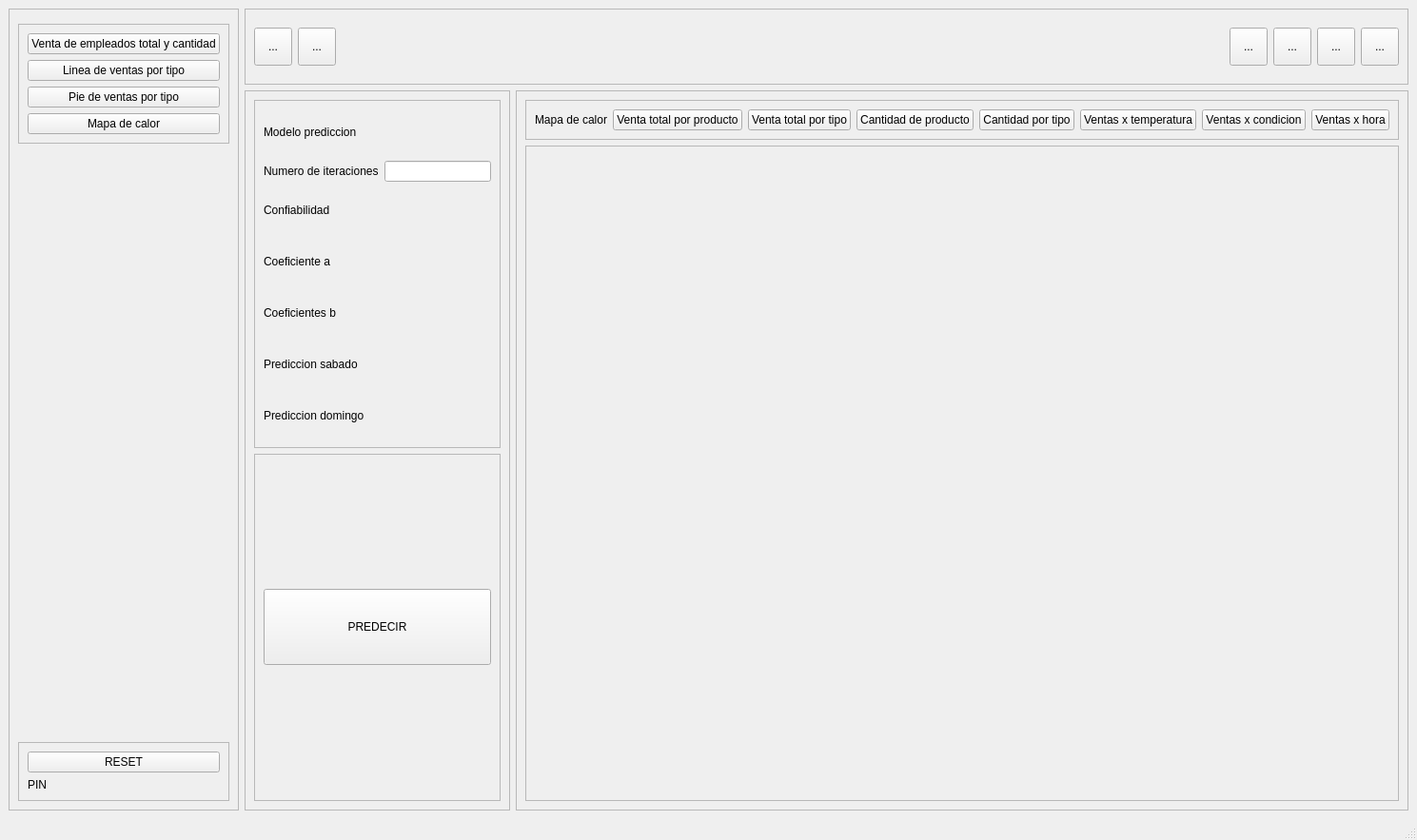
<?xml version="1.0" encoding="UTF-8"?>
<ui version="4.0">
 <class>MainWindow</class>
 <widget class="QMainWindow" name="MainWindow">
  <property name="geometry">
   <rect>
    <x>0</x>
    <y>0</y>
    <width>1489</width>
    <height>883</height>
   </rect>
  </property>
  <property name="windowTitle">
   <string>MainWindow</string>
  </property>
  <property name="styleSheet">
   <string notr="true"/>
  </property>
  <widget class="QWidget" name="centralwidget">
   <layout class="QGridLayout" name="gridLayout" rowstretch="2,19" columnstretch="5,8,21">
    <item row="0" column="1" colspan="2">
     <widget class="QFrame" name="frame_tool">
      <property name="frameShape">
       <enum>QFrame::StyledPanel</enum>
      </property>
      <property name="frameShadow">
       <enum>QFrame::Raised</enum>
      </property>
      <layout class="QHBoxLayout" name="horizontalLayout_2">
       <item>
        <widget class="QToolButton" name="boto_menu">
         <property name="minimumSize">
          <size>
           <width>40</width>
           <height>40</height>
          </size>
         </property>
         <property name="maximumSize">
          <size>
           <width>40</width>
           <height>40</height>
          </size>
         </property>
         <property name="text">
          <string>...</string>
         </property>
        </widget>
       </item>
       <item>
        <widget class="QToolButton" name="boto_tool">
         <property name="minimumSize">
          <size>
           <width>40</width>
           <height>40</height>
          </size>
         </property>
         <property name="maximumSize">
          <size>
           <width>40</width>
           <height>40</height>
          </size>
         </property>
         <property name="text">
          <string>...</string>
         </property>
        </widget>
       </item>
       <item>
        <spacer name="horizontalSpacer">
         <property name="orientation">
          <enum>Qt::Horizontal</enum>
         </property>
         <property name="sizeHint" stdset="0">
          <size>
           <width>40</width>
           <height>20</height>
          </size>
         </property>
        </spacer>
       </item>
       <item>
        <widget class="QToolButton" name="boto_min">
         <property name="minimumSize">
          <size>
           <width>40</width>
           <height>40</height>
          </size>
         </property>
         <property name="maximumSize">
          <size>
           <width>40</width>
           <height>40</height>
          </size>
         </property>
         <property name="text">
          <string>...</string>
         </property>
        </widget>
       </item>
       <item>
        <widget class="QToolButton" name="boto_restaurar">
         <property name="minimumSize">
          <size>
           <width>40</width>
           <height>40</height>
          </size>
         </property>
         <property name="maximumSize">
          <size>
           <width>40</width>
           <height>40</height>
          </size>
         </property>
         <property name="text">
          <string>...</string>
         </property>
        </widget>
       </item>
       <item>
        <widget class="QToolButton" name="boto_max">
         <property name="minimumSize">
          <size>
           <width>40</width>
           <height>40</height>
          </size>
         </property>
         <property name="maximumSize">
          <size>
           <width>40</width>
           <height>40</height>
          </size>
         </property>
         <property name="text">
          <string>...</string>
         </property>
        </widget>
       </item>
       <item>
        <widget class="QToolButton" name="boto_cerrar">
         <property name="minimumSize">
          <size>
           <width>40</width>
           <height>40</height>
          </size>
         </property>
         <property name="text">
          <string>...</string>
         </property>
        </widget>
       </item>
      </layout>
     </widget>
    </item>
    <item row="0" column="0" rowspan="2">
     <widget class="QFrame" name="frame_barra_menu">
      <property name="frameShape">
       <enum>QFrame::StyledPanel</enum>
      </property>
      <property name="frameShadow">
       <enum>QFrame::Raised</enum>
      </property>
      <layout class="QVBoxLayout" name="verticalLayout">
       <item>
        <widget class="QFrame" name="frame_13">
         <property name="frameShape">
          <enum>QFrame::StyledPanel</enum>
         </property>
         <property name="frameShadow">
          <enum>QFrame::Raised</enum>
         </property>
        </widget>
       </item>
       <item>
        <widget class="QFrame" name="frame_5">
         <property name="frameShape">
          <enum>QFrame::StyledPanel</enum>
         </property>
         <property name="frameShadow">
          <enum>QFrame::Raised</enum>
         </property>
         <layout class="QVBoxLayout" name="verticalLayout_2">
          <item>
           <widget class="QPushButton" name="boto_men1">
            <property name="text">
             <string>Venta de empleados total y cantidad</string>
            </property>
           </widget>
          </item>
          <item>
           <widget class="QPushButton" name="boto_men2">
            <property name="text">
             <string>Linea de ventas por tipo</string>
            </property>
           </widget>
          </item>
          <item>
           <widget class="QPushButton" name="boto_men3">
            <property name="text">
             <string>Pie de ventas por tipo</string>
            </property>
           </widget>
          </item>
          <item>
           <widget class="QPushButton" name="boto_men4">
            <property name="text">
             <string>Mapa de calor</string>
            </property>
           </widget>
          </item>
         </layout>
        </widget>
       </item>
       <item>
        <spacer name="verticalSpacer">
         <property name="orientation">
          <enum>Qt::Vertical</enum>
         </property>
         <property name="sizeHint" stdset="0">
          <size>
           <width>20</width>
           <height>40</height>
          </size>
         </property>
        </spacer>
       </item>
       <item>
        <widget class="QFrame" name="frame_4">
         <property name="frameShape">
          <enum>QFrame::StyledPanel</enum>
         </property>
         <property name="frameShadow">
          <enum>QFrame::Raised</enum>
         </property>
         <layout class="QVBoxLayout" name="verticalLayout_3">
          <item>
           <widget class="QPushButton" name="pushButton_4">
            <property name="text">
             <string>RESET</string>
            </property>
            <property name="icon">
             <iconset>
              <normaloff>gif/cait.gif</normaloff>gif/cait.gif</iconset>
            </property>
            <property name="iconSize">
             <size>
              <width>120</width>
              <height>120</height>
             </size>
            </property>
           </widget>
          </item>
          <item>
           <widget class="QLabel" name="label">
            <property name="text">
             <string>PIN</string>
            </property>
           </widget>
          </item>
         </layout>
        </widget>
       </item>
      </layout>
     </widget>
    </item>
    <item row="1" column="2">
     <widget class="QFrame" name="frame_2">
      <property name="frameShape">
       <enum>QFrame::StyledPanel</enum>
      </property>
      <property name="frameShadow">
       <enum>QFrame::Raised</enum>
      </property>
      <layout class="QVBoxLayout" name="verticalLayout_4">
       <property name="spacing">
        <number>0</number>
       </property>
       <property name="leftMargin">
        <number>0</number>
       </property>
       <property name="topMargin">
        <number>0</number>
       </property>
       <property name="rightMargin">
        <number>0</number>
       </property>
       <property name="bottomMargin">
        <number>0</number>
       </property>
       <item>
        <widget class="QStackedWidget" name="stackedWidget">
         <property name="currentIndex">
          <number>3</number>
         </property>
         <widget class="QWidget" name="page">
          <layout class="QGridLayout" name="gridLayout_2">
           <item row="0" column="0" rowspan="2">
            <widget class="QFrame" name="frame_7">
             <property name="frameShape">
              <enum>QFrame::StyledPanel</enum>
             </property>
             <property name="frameShadow">
              <enum>QFrame::Raised</enum>
             </property>
             <layout class="QVBoxLayout" name="verticalLayout_6">
              <item>
               <widget class="PlotWidget" name="widget_1" native="true"/>
              </item>
             </layout>
            </widget>
           </item>
           <item row="0" column="1" rowspan="2">
            <widget class="QFrame" name="frame_6">
             <property name="frameShape">
              <enum>QFrame::StyledPanel</enum>
             </property>
             <property name="frameShadow">
              <enum>QFrame::Raised</enum>
             </property>
             <layout class="QVBoxLayout" name="verticalLayout_7">
              <item>
               <widget class="PlotWidget" name="widget_2" native="true"/>
              </item>
             </layout>
            </widget>
           </item>
          </layout>
         </widget>
         <widget class="QWidget" name="page_3">
          <layout class="QVBoxLayout" name="verticalLayout_12">
           <item>
            <widget class="QFrame" name="frame">
             <property name="frameShape">
              <enum>QFrame::StyledPanel</enum>
             </property>
             <property name="frameShadow">
              <enum>QFrame::Raised</enum>
             </property>
             <layout class="QGridLayout" name="gridLayout_4">
              <item row="0" column="1">
               <widget class="PlotWidget" name="widget" native="true"/>
              </item>
              <item row="1" column="1">
               <widget class="PlotWidget" name="widget_3" native="true"/>
              </item>
              <item row="0" column="0" rowspan="2">
               <widget class="QChartView" name="widget_8" native="true"/>
              </item>
             </layout>
            </widget>
           </item>
          </layout>
         </widget>
         <widget class="QWidget" name="page_2">
          <layout class="QHBoxLayout" name="horizontalLayout_4">
           <item>
            <widget class="QFrame" name="frame_3">
             <property name="frameShape">
              <enum>QFrame::StyledPanel</enum>
             </property>
             <property name="frameShadow">
              <enum>QFrame::Raised</enum>
             </property>
             <layout class="QGridLayout" name="gridLayout_6" rowstretch="2,6" rowminimumheight="0,0" columnminimumwidth="0,0,0">
              <item row="0" column="1">
               <widget class="QFrame" name="frame_17">
                <property name="frameShape">
                 <enum>QFrame::StyledPanel</enum>
                </property>
                <property name="frameShadow">
                 <enum>QFrame::Raised</enum>
                </property>
                <layout class="QVBoxLayout" name="verticalLayout_9">
                 <item>
                  <widget class="PlotWidget" name="widget_5" native="true"/>
                 </item>
                </layout>
               </widget>
              </item>
              <item row="1" column="0" colspan="3">
               <widget class="QFrame" name="frame_16">
                <property name="frameShape">
                 <enum>QFrame::StyledPanel</enum>
                </property>
                <property name="frameShadow">
                 <enum>QFrame::Raised</enum>
                </property>
                <layout class="QVBoxLayout" name="verticalLayout_11">
                 <item>
                  <widget class="PlotWidget" name="widget_7" native="true"/>
                 </item>
                </layout>
               </widget>
              </item>
              <item row="0" column="2">
               <widget class="QFrame" name="frame_15">
                <property name="frameShape">
                 <enum>QFrame::StyledPanel</enum>
                </property>
                <property name="frameShadow">
                 <enum>QFrame::Raised</enum>
                </property>
                <layout class="QVBoxLayout" name="verticalLayout_10">
                 <item>
                  <widget class="PlotWidget" name="widget_6" native="true"/>
                 </item>
                </layout>
               </widget>
              </item>
              <item row="0" column="0">
               <widget class="QFrame" name="frame_14">
                <property name="frameShape">
                 <enum>QFrame::StyledPanel</enum>
                </property>
                <property name="frameShadow">
                 <enum>QFrame::Raised</enum>
                </property>
                <layout class="QVBoxLayout" name="verticalLayout_8">
                 <item>
                  <widget class="PlotWidget" name="widget_4" native="true"/>
                 </item>
                </layout>
               </widget>
              </item>
             </layout>
            </widget>
           </item>
          </layout>
         </widget>
         <widget class="QWidget" name="page_4">
          <layout class="QVBoxLayout" name="verticalLayout_13" stretch="0,9">
           <item>
            <widget class="QFrame" name="frame_9">
             <property name="frameShape">
              <enum>QFrame::StyledPanel</enum>
             </property>
             <property name="frameShadow">
              <enum>QFrame::Raised</enum>
             </property>
             <layout class="QHBoxLayout" name="horizontalLayout">
              <item>
               <widget class="QLabel" name="label_2">
                <property name="text">
                 <string>Mapa de calor</string>
                </property>
               </widget>
              </item>
              <item>
               <widget class="QPushButton" name="boto_heat_1">
                <property name="text">
                 <string>Venta total por producto</string>
                </property>
               </widget>
              </item>
              <item>
               <widget class="QPushButton" name="boto_heat_2">
                <property name="text">
                 <string>Venta total por tipo</string>
                </property>
               </widget>
              </item>
              <item>
               <widget class="QPushButton" name="boto_heat_3">
                <property name="text">
                 <string>Cantidad de producto</string>
                </property>
               </widget>
              </item>
              <item>
               <widget class="QPushButton" name="boto_heat_4">
                <property name="text">
                 <string>Cantidad por tipo</string>
                </property>
               </widget>
              </item>
              <item>
               <widget class="QPushButton" name="boto_heat_5">
                <property name="text">
                 <string>Ventas x temperatura</string>
                </property>
               </widget>
              </item>
              <item>
               <widget class="QPushButton" name="boto_heat_6">
                <property name="text">
                 <string>Ventas x condicion</string>
                </property>
               </widget>
              </item>
              <item>
               <widget class="QPushButton" name="boto_heat_7">
                <property name="text">
                 <string>Ventas x hora</string>
                </property>
               </widget>
              </item>
             </layout>
            </widget>
           </item>
           <item>
            <widget class="QFrame" name="frame_8">
             <property name="frameShape">
              <enum>QFrame::StyledPanel</enum>
             </property>
             <property name="frameShadow">
              <enum>QFrame::Raised</enum>
             </property>
             <layout class="QVBoxLayout" name="verticalLayout_14">
              <item>
               <widget class="QStackedWidget" name="stackedWidget_2">
                <widget class="QWidget" name="page_5">
                 <layout class="QVBoxLayout" name="verticalLayout_15"/>
                </widget>
                <widget class="QWidget" name="page_10">
                 <layout class="QGridLayout" name="gridLayout_7"/>
                </widget>
                <widget class="QWidget" name="page_6">
                 <layout class="QVBoxLayout" name="verticalLayout_16"/>
                </widget>
                <widget class="QWidget" name="page_7">
                 <layout class="QVBoxLayout" name="verticalLayout_17"/>
                </widget>
                <widget class="QWidget" name="page_8">
                 <layout class="QVBoxLayout" name="verticalLayout_18"/>
                </widget>
                <widget class="QWidget" name="page_9">
                 <layout class="QVBoxLayout" name="verticalLayout_19"/>
                </widget>
                <widget class="QWidget" name="page_11">
                 <layout class="QGridLayout" name="gridLayout_8">
                  <item row="0" column="1">
                   <widget class="QWidget" name="fram_hora_3" native="true">
                    <layout class="QVBoxLayout" name="verticalLayout_22"/>
                   </widget>
                  </item>
                  <item row="0" column="0">
                   <widget class="QWidget" name="fram_hora_1" native="true">
                    <layout class="QVBoxLayout" name="verticalLayout_20"/>
                   </widget>
                  </item>
                  <item row="1" column="1">
                   <widget class="QWidget" name="fram_hora_4" native="true">
                    <layout class="QVBoxLayout" name="verticalLayout_23"/>
                   </widget>
                  </item>
                  <item row="1" column="0">
                   <widget class="QWidget" name="fram_hora_2" native="true">
                    <layout class="QVBoxLayout" name="verticalLayout_21"/>
                   </widget>
                  </item>
                 </layout>
                </widget>
               </widget>
              </item>
             </layout>
            </widget>
           </item>
          </layout>
         </widget>
        </widget>
       </item>
      </layout>
     </widget>
    </item>
    <item row="1" column="1">
     <widget class="QFrame" name="frame_barra_tool">
      <property name="frameShape">
       <enum>QFrame::StyledPanel</enum>
      </property>
      <property name="frameShadow">
       <enum>QFrame::Raised</enum>
      </property>
      <layout class="QVBoxLayout" name="verticalLayout_5">
       <item>
        <widget class="QFrame" name="frame_11">
         <property name="frameShape">
          <enum>QFrame::StyledPanel</enum>
         </property>
         <property name="frameShadow">
          <enum>QFrame::Raised</enum>
         </property>
         <layout class="QGridLayout" name="gridLayout_3">
          <item row="2" column="0">
           <widget class="QLabel" name="label_5">
            <property name="text">
             <string>Confiabilidad</string>
            </property>
           </widget>
          </item>
          <item row="3" column="0">
           <widget class="QLabel" name="label_6">
            <property name="text">
             <string>Coeficiente a</string>
            </property>
           </widget>
          </item>
          <item row="5" column="0">
           <widget class="QLabel" name="label_8">
            <property name="text">
             <string>Prediccion sabado</string>
            </property>
           </widget>
          </item>
          <item row="1" column="1">
           <widget class="QLineEdit" name="lineEdit"/>
          </item>
          <item row="1" column="0">
           <widget class="QLabel" name="label_4">
            <property name="text">
             <string>Numero de iteraciones</string>
            </property>
           </widget>
          </item>
          <item row="4" column="0">
           <widget class="QLabel" name="label_7">
            <property name="text">
             <string>Coeficientes b</string>
            </property>
           </widget>
          </item>
          <item row="0" column="0">
           <widget class="QLabel" name="label_3">
            <property name="text">
             <string>Modelo prediccion</string>
            </property>
           </widget>
          </item>
          <item row="6" column="0">
           <widget class="QLabel" name="label_9">
            <property name="text">
             <string>Prediccion domingo</string>
            </property>
           </widget>
          </item>
          <item row="2" column="1">
           <widget class="QLabel" name="labe_conf">
            <property name="text">
             <string/>
            </property>
           </widget>
          </item>
          <item row="3" column="1">
           <widget class="QLabel" name="labe_coef">
            <property name="text">
             <string/>
            </property>
           </widget>
          </item>
          <item row="4" column="1">
           <widget class="QLabel" name="labe_pend">
            <property name="text">
             <string/>
            </property>
           </widget>
          </item>
          <item row="5" column="1">
           <widget class="QLabel" name="labe_saba">
            <property name="text">
             <string/>
            </property>
           </widget>
          </item>
          <item row="6" column="1">
           <widget class="QLabel" name="labe_domi">
            <property name="text">
             <string/>
            </property>
           </widget>
          </item>
         </layout>
        </widget>
       </item>
       <item>
        <widget class="QFrame" name="frame_12">
         <property name="frameShape">
          <enum>QFrame::StyledPanel</enum>
         </property>
         <property name="frameShadow">
          <enum>QFrame::Raised</enum>
         </property>
         <layout class="QGridLayout" name="gridLayout_5">
          <item row="3" column="0" colspan="2">
           <widget class="QPushButton" name="boto_pred">
            <property name="minimumSize">
             <size>
              <width>80</width>
              <height>80</height>
             </size>
            </property>
            <property name="maximumSize">
             <size>
              <width>16777215</width>
              <height>16777215</height>
             </size>
            </property>
            <property name="sizeIncrement">
             <size>
              <width>80</width>
              <height>80</height>
             </size>
            </property>
            <property name="text">
             <string>PREDECIR</string>
            </property>
            <property name="icon">
             <iconset>
              <normaloff>gif/vi.gif</normaloff>gif/vi.gif</iconset>
            </property>
            <property name="iconSize">
             <size>
              <width>120</width>
              <height>120</height>
             </size>
            </property>
           </widget>
          </item>
         </layout>
        </widget>
       </item>
      </layout>
     </widget>
    </item>
   </layout>
  </widget>
  <widget class="QStatusBar" name="statusbar"/>
 </widget>
 <customwidgets>
  <customwidget>
   <class>PlotWidget</class>
   <extends>QWidget</extends>
   <header>pyqtgraph</header>
   <container>1</container>
  </customwidget>
  <customwidget>
   <class>QChartView</class>
   <extends>QWidget</extends>
   <header>QtCharts</header>
   <container>1</container>
  </customwidget>
 </customwidgets>
 <resources/>
 <connections/>
</ui>
